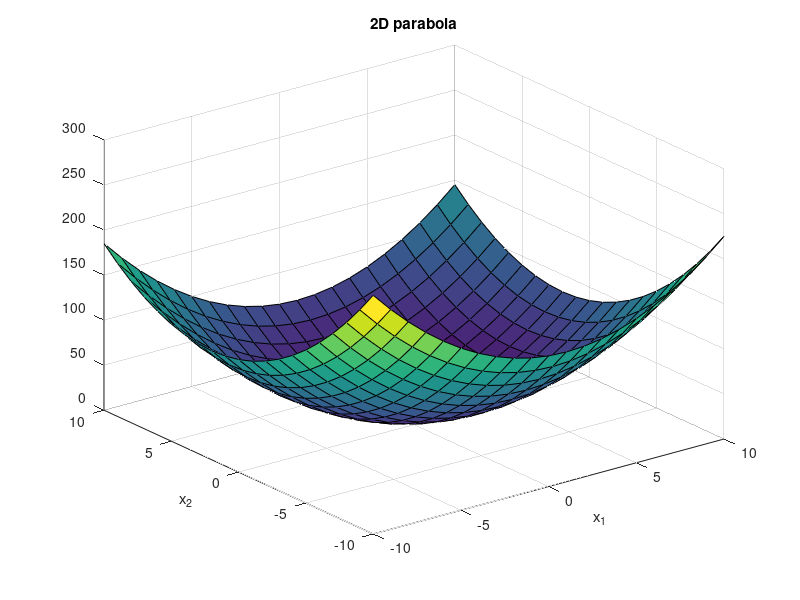

MATLAB code for this plot: (Note: this script raises an error after producing the figure.)
% plot a simple 2D parabola and finds its minimum using quadprog
% Jerome Jouffroy, October 2024

close all

[X1,X2] = meshgrid(-10:1:10,-10:1:10);
J = (X1-1).^2 + (X2-2).^2;
figure, surf(X1,X2,J)
title('2D parabola')
xlabel('x_1')
ylabel('x_2')
hold on

% find an optimum without constraints on x1 and x2
H = 2*eye(2);
F = [ -2 ; -4 ]';

options = optimoptions('quadprog','Display','off');
xopt = quadprog(H,F)
x1opt = xopt(1,1);
x2opt = xopt(2,1);
Jopt = (x1opt-1)^2 + (x2opt-2)^2;
plot3(x1opt,x2opt,Jopt,'r.','MarkerSize',20)

% find an optimum under constraints outside of global minimum
lb = [ -5 ; -5 ];
ub = [ 5 ; -3 ];
xsubopt = quadprog(H,F,[],[],[],[],lb,ub,[])
x1subopt = xsubopt(1,1);
x2subopt = xsubopt(2,1);
Jsubopt = (x1subopt-1)^2 + (x2subopt-2)^2;
plot3(x1subopt,x2subopt,Jsubopt,'g.','MarkerSize',20)
view(110,50)
hold off

